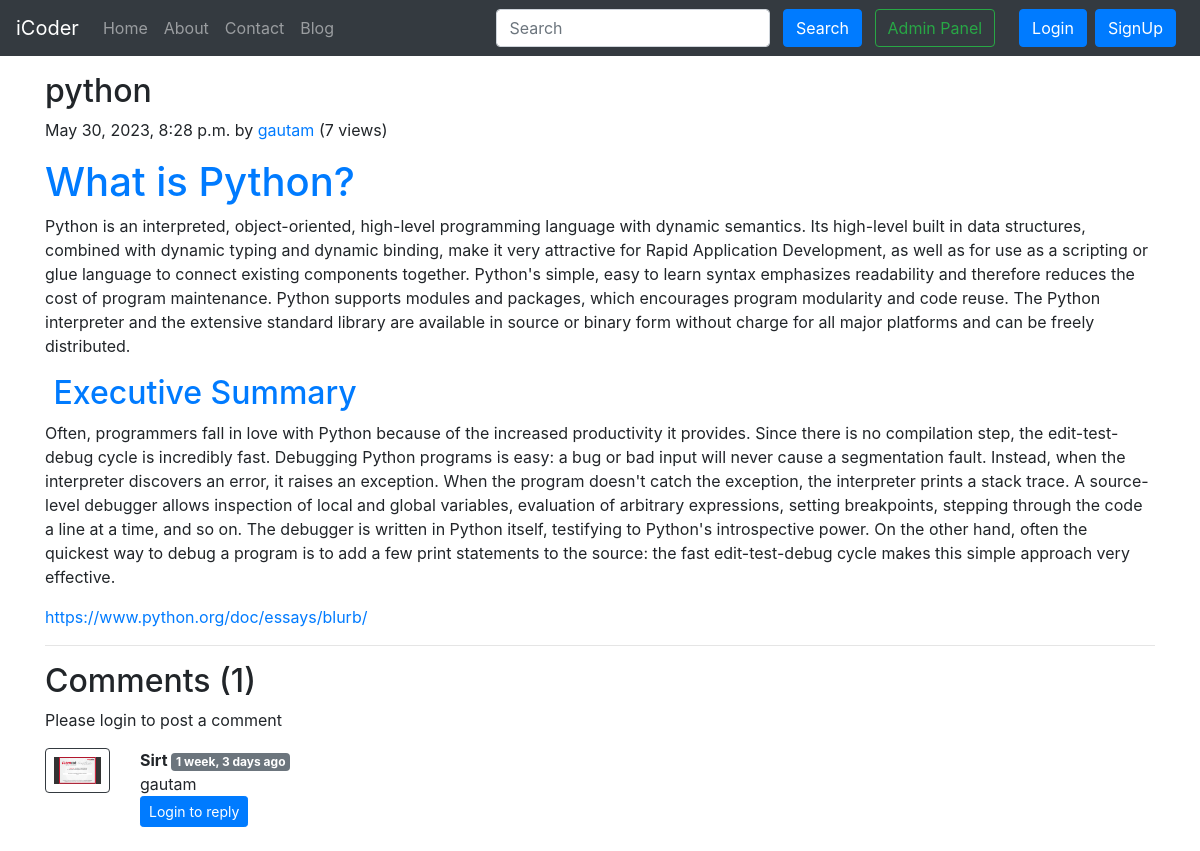
The app's page /blog/post2 with its own data.
### blog/models.py (models this page shows, shortened)
class Post(models.Model):
    sno = models.AutoField(primary_key=True)
    views= models.IntegerField(default=0)
    title = models.CharField(max_length=255)
    author = models.CharField(max_length=14)
    slug = models.CharField(max_length=130)
    timeStamp = models.DateTimeField(blank=True)
    content = RichTextField()
    post_image = models.ImageField(upload_to="static",default="")

class BlogComment(models.Model):
    sno = models.AutoField(primary_key=True)
    comment = models.TextField()  # Corrected field name
    user = models.ForeignKey(User, on_delete=models.CASCADE)
    post = models.ForeignKey(Post, on_delete=models.CASCADE)
    parent = models.ForeignKey('self', on_delete=models.CASCADE, null=True)
    timestamp = models.DateTimeField(default=now)

### blog/views.py (the view)
# urls.py: path('<str:slug>', views.blogPost, name="blogPost"),
def blogPost(request, slug):
    post=Post.objects.filter(slug=slug).first()
    post.views= post.views +1
    post.save()
    comments= BlogComment.objects.filter(post=post, parent=None)
    replies= BlogComment.objects.filter(post=post).exclude(parent=None)
    replyDict={}
    for reply in replies:
        if reply.parent.sno not in replyDict.keys():
            replyDict[reply.parent.sno]=[reply]
        else:
            replyDict[reply.parent.sno].append(reply)
    context={'post':post, 'comments': comments, 'user': request.user, 'replyDict': replyDict}
    return render(request, "blog/blogPost.html", context)

### blog/templatetags/extras.py (called while the page is built)
@register.filter(name='get_val')
def get_val(dict, key):
    return dict.get(key)

### templates/blog/blogPost.html (shortened to what this page needs)
{% extends 'base.html' %}
{% block body %}
{% load humanize %}
{% load extras %}
<div class="container my-3">
    <h2 class="blog-post-title">{{post.title}}</h2>
    <p class="blog-post-meta">{{post.timeStamp}} by <a href="/about">{{post.author}}</a> (<span >{{post.views}} views</span>)</p></p>
    <p>{{post.content|safe}}</p>
    <hr>
</div>
<div class="container">
    <h2> Comments ({{comments.count}}) </h2>
    <div class="my-2">
        {% if user.is_authenticated %}
        <form action="/blog/postComment" method="post">
            {% csrf_token %}
            <div class="form-group">
                <label for="exampleInputEmail1">Post Comment </label>
                <input type="text" class="form-control" name="comment" placeholder="Enter comment here">
            </div>
            <input type="hidden" name="postSno" value="{{post.sno}}">
            <input type="hidden" name="parentSno" value="">
            <button type="submit" class="btn btn-primary">Submit</button>
        </form>
        {% else %}
        Please login to post a comment
        {% endif %}
    </div>
    {% for comment in comments %}
    <div class="row my-3">
        <div class="col-md-1  ">
            <img class="rounded mx-auto d-block w-100 border border-dark p-2" src="/static/img/user.png" alt="user">
        </div>
        <div class="col-md-11 ">
            <b> {{comment.user.username}} </b> <span class="badge badge-secondary ">{{comment.timestamp| naturaltime}}</span>
            <div>{{comment.comment}}</div>
            <div class="reply mx-0">
                {% if user.is_authenticated %}
                <button class="btn btn-sm btn-primary" type="button" data-toggle="collapse" data-target="#replyBox{{comment.sno}}" aria-expanded="false" aria-controls="replyBox{{comment.sno}}">
                    Reply
                </button>
                <div class="collapse" id="replyBox{{comment.sno}}">
                    <div class="card card-body my-2">
                        <form action="/blog/postComment" method="post">
                            {% csrf_token %}
                            <div class="form-group">
                                <label for="comment">Post a reply </label>
                                <input type="text" class="form-control" name="comment" placeholder="Enter comment here">
                                <input type="hidden" name="parentSno" value="{{comment.sno}}">
                            </div>
                            <input type="hidden" name="postSno" value="{{post.sno}}">
                            <button type="submit" class="btn btn-primary">Submit</button>
                        </form>
                    </div>
                </div>
                {% else %}
                <button class="btn btn-sm btn-primary" type="button" data-toggle="collapse" data-target="#replyBox{{comment.sno}}" aria-expanded="false" aria-controls="replyBox{{comment.sno}}">
                    Login to reply
                </button>
                {% endif %}
            </div>
        </div>
    </div>
    {% endfor %}
</div>
{% endblock %}

### records on screen
Post: title "python", timeStamp "May 30, 2023, 8:28 p.m.", author "gautam", views "7", content "What is Python? Python is an interpreted, object-oriented, high-level programming language with dynamic semantics. Its high-level built in data structures, combined with dynamic typing and dynamic binding, make it very attractive for Rapid Application Development, as well as for use as a scripting or glue language to connect existing components together. Python's simple, easy to learn syntax emphasizes readability and therefore reduces the cost of program maintenance. Python supports modules and packages, which encourages program modularity and code reuse. The Python interpreter and the extensive standard library are available in source or binary form without charge for all major platforms…"
BlogComment: user.username "Sirt", timestamp "1 week, 3 days ago", comment "gautam"

### other values on screen
{{ comments.count }} "1"
